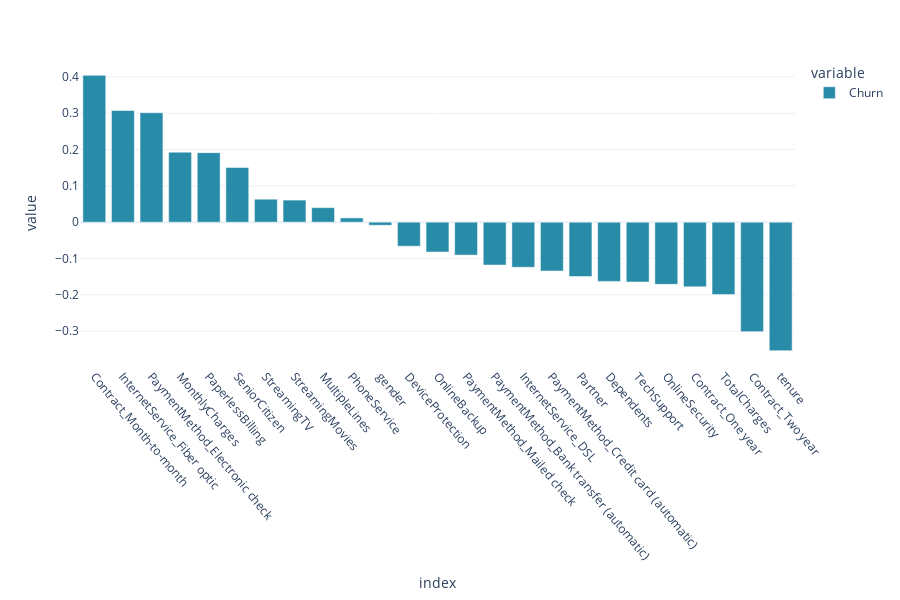

Notebook code cell kept with this figure:
### Markdown cell above
<div style="color:white;display:fill;border-radius:5px;background-color:#A0522D;font-family:Didot;overflow:hidden"><p style="padding:20px;color:white;overflow:hidden;font-size:30px;letter-spacing:0.5px;margin:0"><b>3 |</b> Exploratory Data Analysis (EDA)</p></div>

### Code cell
#Creating and correlation matrix to see what features are correlated with the churn rate
corr_matrix = df_.corr()['Churn'].sort_values(ascending=False)[1:]
px.defaults.template = "plotly_white"
fig = px.bar(corr_matrix,height=600,color_discrete_sequence=['#288ba8'])
fig.update_xaxes(tickangle=50)
fig.show()

### Figure 1 — Plotly figure (JSON) as saved in the notebook; plotly's stock layout.template omitted (floating-point values rounded to 4 significant figures)
{"data": [{"alignmentgroup": "True", "hovertemplate": "variable=Churn<br>index=%{x}<br>value=%{y}<extra></extra>", "legendgroup": "Churn", "marker": {"color": "#288ba8", "pattern": {"shape": ""}}, "name": "Churn", "offsetgroup": "Churn", "orientation": "v", "showlegend": true, "textposition": "auto", "type": "bar", "x": ["Contract_Month-to-month", "InternetService_Fiber optic", "PaymentMethod_Electronic check", "MonthlyCharges", "PaperlessBilling", "SeniorCitizen", "StreamingTV", "StreamingMovies", "MultipleLines", "PhoneService", "gender", "DeviceProtection", "OnlineBackup", "PaymentMethod_Mailed check", "PaymentMethod_Bank transfer (automatic)", "InternetService_DSL", "PaymentMethod_Credit card (automatic)", "Partner", "Dependents", "TechSupport", "OnlineSecurity", "Contract_One year", "TotalCharges", "Contract_Two year", "tenure"], "xaxis": "x", "y": [0.4046, 0.3075, 0.3015, 0.1929, 0.1915, 0.1505, 0.06325, 0.06086, 0.04003, 0.01169, -0.008545, -0.06619, -0.08231, -0.09077, -0.1181, -0.1241, -0.1347, -0.15, -0.1631, -0.1647, -0.1713, -0.1782, -0.1995, -0.3016, -0.354], "yaxis": "y"}], "layout": {"barmode": "relative", "height": 600, "legend": {"title": {"text": "variable"}, "tracegroupgap": 0}, "margin": {"t": 60}, "xaxis": {"anchor": "y", "domain": [0, 1], "tickangle": 50, "title": {"text": "index"}}, "yaxis": {"anchor": "x", "domain": [0, 1], "title": {"text": "value"}}}}
